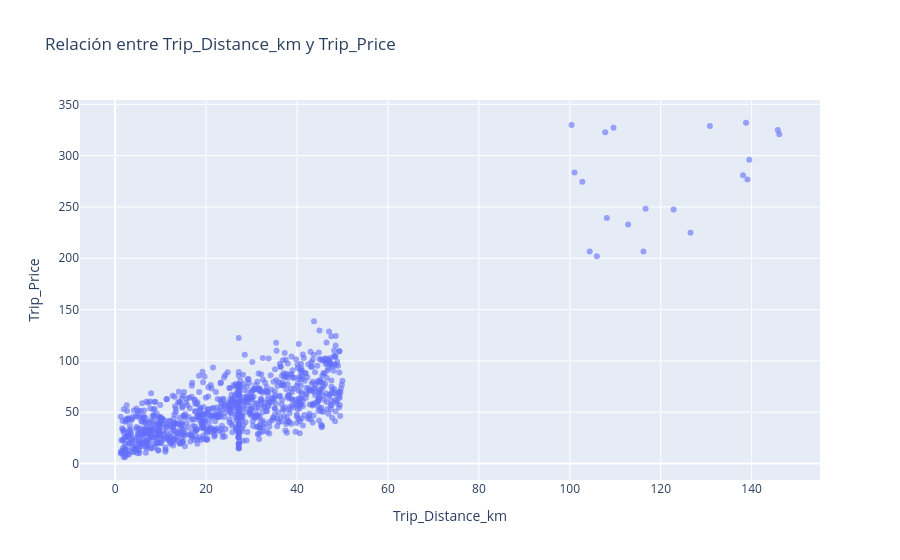

Notebook source saved alongside this figure:
### Code cell
fig = px.scatter(
    df_clean,
    x="Trip_Distance_km",
    y="Trip_Price",
    title="Relación entre Trip_Distance_km y Trip_Price",
    opacity=0.6
)

fig.update_layout(
    xaxis_title="Trip_Distance_km",
    yaxis_title="Trip_Price"
)

fig.show()

### Figure 1 — Plotly figure (JSON) as saved in the notebook; plotly's stock layout.template omitted (floating-point values rounded to 4 significant figures; data arrays with more than 128 entries replaced by an {"elided": "..."} marker saying what was removed)
{"data": [{"hovertemplate": "Trip_Distance_km=%{x}<br>Trip_Price=%{y}<extra></extra>", "legendgroup": "", "marker": {"color": "#636efa", "opacity": 0.6, "symbol": "circle"}, "mode": "markers", "name": "", "orientation": "v", "showlegend": false, "type": "scatter", "x": {"elided": "951 float values"}, "xaxis": "x", "y": {"elided": "951 float values"}, "yaxis": "y"}], "layout": {"legend": {"tracegroupgap": 0}, "title": {"text": "Relación entre Trip_Distance_km y Trip_Price"}, "xaxis": {"anchor": "y", "domain": [0, 1], "title": {"text": "Trip_Distance_km"}}, "yaxis": {"anchor": "x", "domain": [0, 1], "title": {"text": "Trip_Price"}}}}
